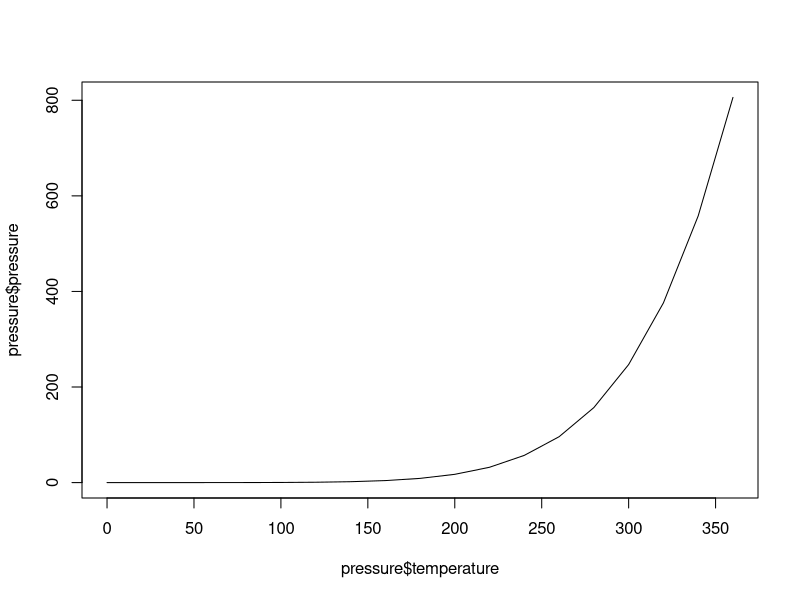
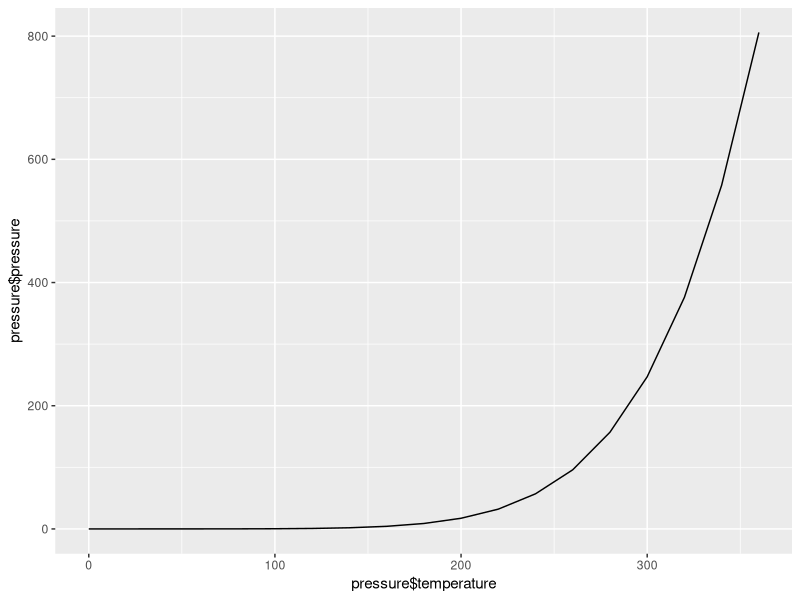
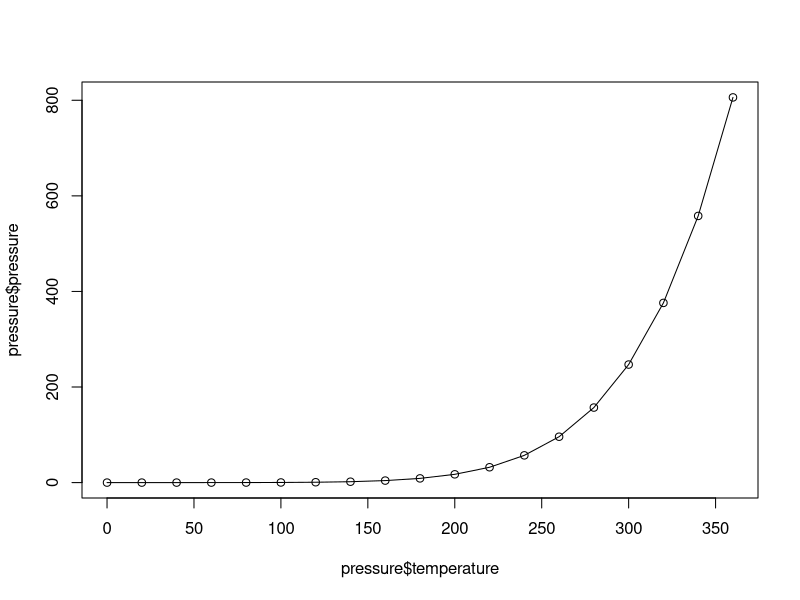
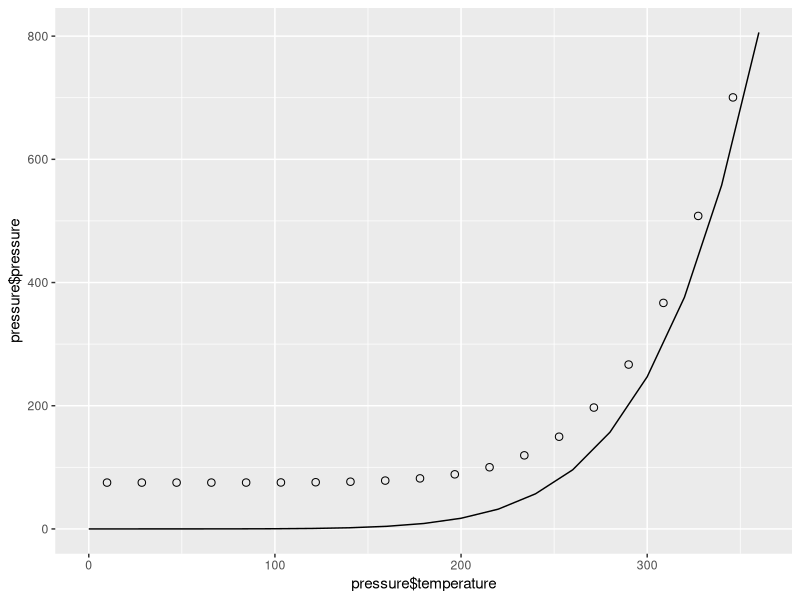
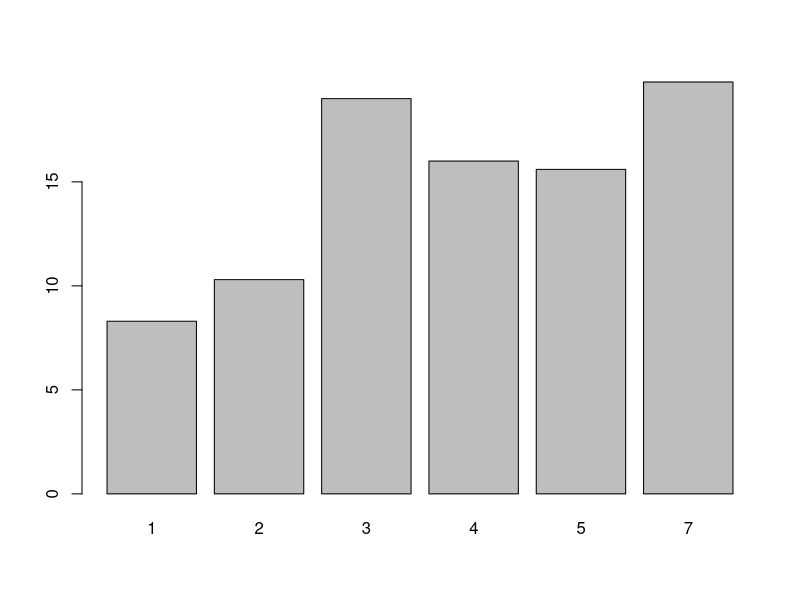
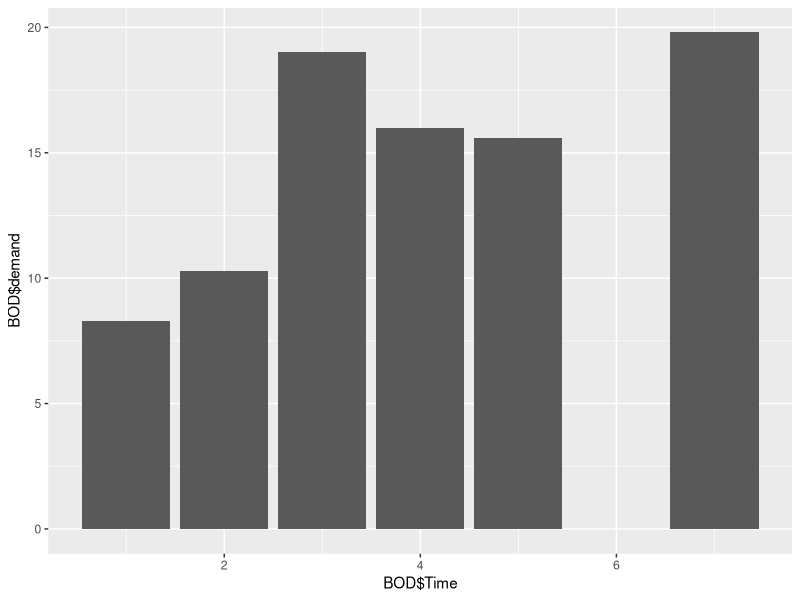
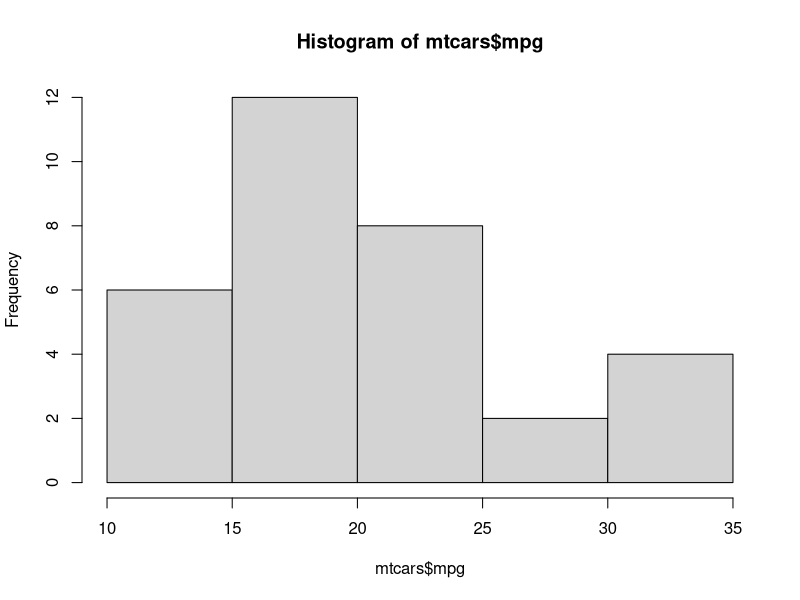
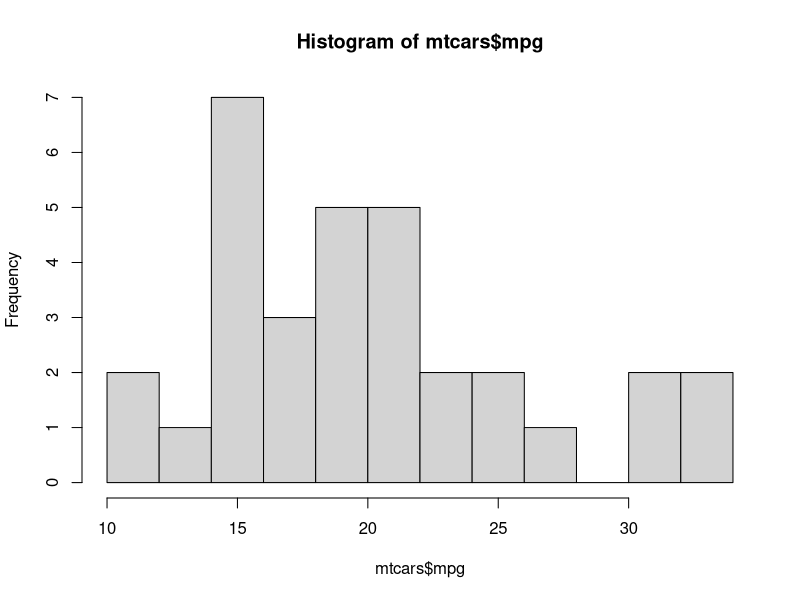

Source code (R) for these figures, in order:
pressure

#line plot
plot(pressure$temperature, pressure$pressure, type = "l")

library(ggplot2)
qplot(pressure$temperature, pressure$pressure, geom = "line" )

plot(pressure$temperature, pressure$pressure, type = "l")
points(pressure$temperature, pressure$pressure)

qplot(pressure$temperature, pressure$pressure, geom = "line" )
points(pressure$temperature, pressure$pressure)


#bar plot 
BOD
barplot(BOD$demand, names.arg = BOD$Time)


qplot(BOD$Time, BOD$demand, geom = "col")

#histogram plot
mtcars
hist(mtcars$mpg)
hist(mtcars$mpg, breaks = 10)

qplot(mtcars$mpg) #bindwidth default 30
qplot(mpg, data = mtcars, binwidth = 4)

#box plot
ToothGrowth

boxplot(len ~ supp, data = ToothGrowth)
boxplot(len ~ supp + dose, data = ToothGrowth)

qplot(supp , len , data=ToothGrowth , geom="boxplot")
qplot(interaction(ToothGrowth$supp , ToothGrowth$dose),
      ToothGrowth$len ,
      geom="boxplot")


